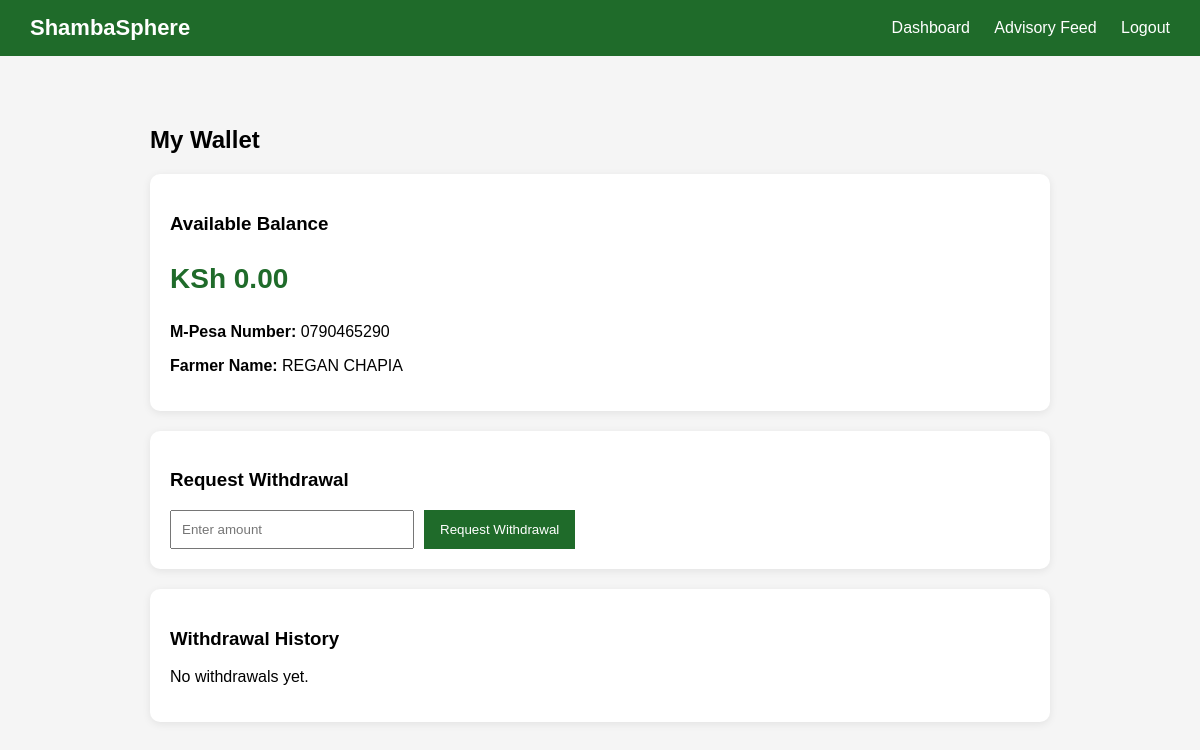
The app's page /wallet/ (signed in), older data.
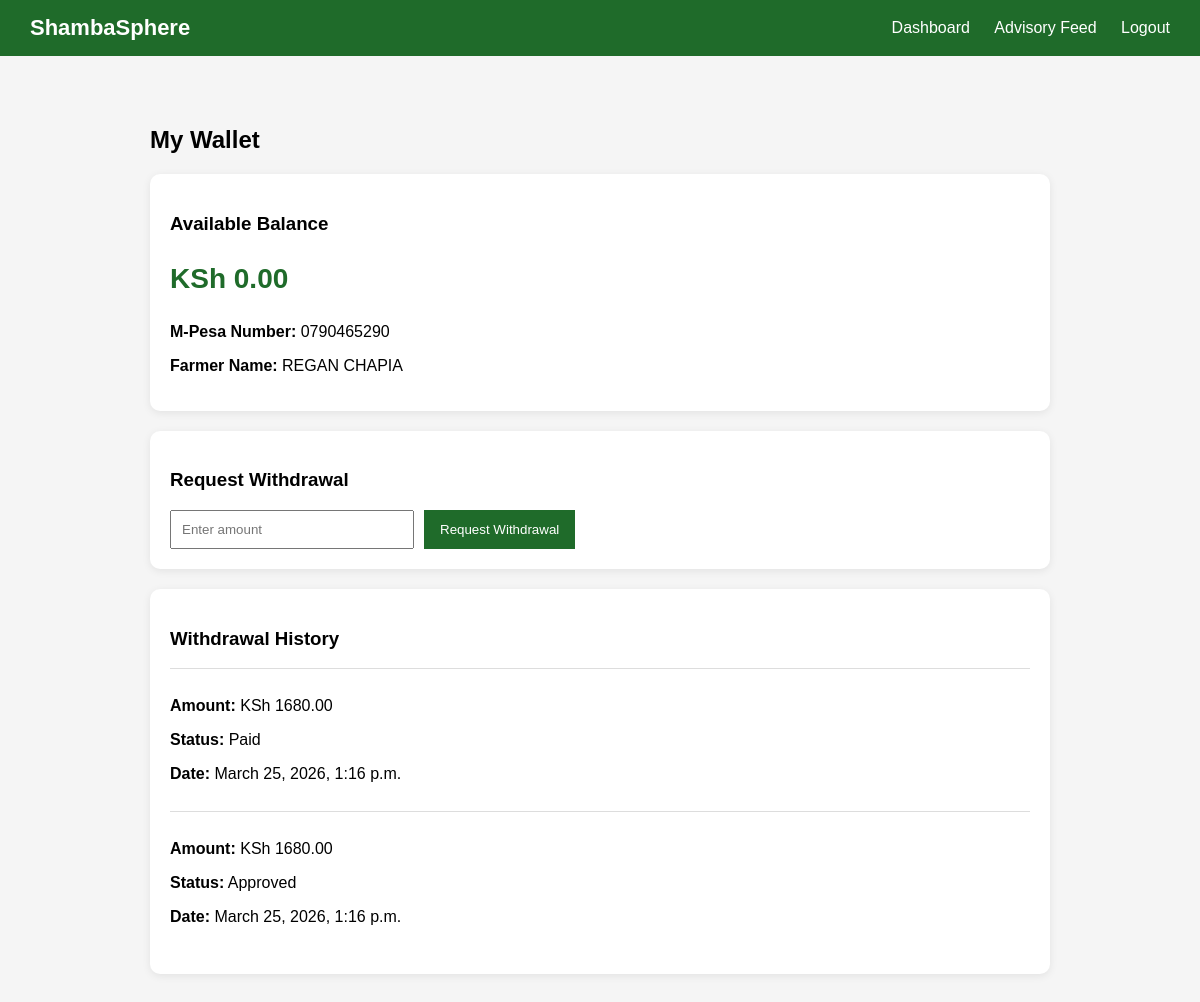
The same page, newer data.
### myapp/models.py (models this page shows, shortened)
class Withdrawal(models.Model):
    farmer = models.ForeignKey(FarmerProfile, on_delete=models.CASCADE)
    amount = models.DecimalField(max_digits=10, decimal_places=2)
    status = models.CharField(
        max_length=20,
        choices=[
            ("Pending", "Pending"),
            ("Approved", "Approved"),
            ("Paid", "Paid"),
        ],
        default="Pending"
    )
    created_at = models.DateTimeField(auto_now_add=True)

### myapp/views.py (the view)
# urls.py: path('wallet/', views.wallet_view, name='wallet_view'),
@login_required
def wallet_view(request):
    farmer = FarmerProfile.objects.get(user=request.user)
    withdrawals = Withdrawal.objects.filter(farmer=farmer).order_by("-created_at")
    context = {
        "farmer": farmer,
        "withdrawals": withdrawals,
    }
    return render(request, "wallet.html", context)

### myapp/templates/wallet.html (shortened to what this page needs)
{% load static %}
<!DOCTYPE html>
<html lang="en">
<head>
    <link rel="stylesheet" href="{% static 'css/wallet.css' %}">
</head>
<body>
<header>
    <div class="logo">ShambaSphere</div>
    <nav>
        <a href="{% url 'farmer_dashboard' %}">Dashboard</a>
        <a href="{% url 'advisory_feed' %}">Advisory Feed</a>
        <a href="{% url 'logout' %}">Logout</a>
    </nav>
</header>
<section class="wallet-container">
    <h2>My Wallet</h2>
    <div class="wallet-card">
        <h3>Available Balance</h3>
        <p class="balance">KSh {{ farmer.balance }}</p>
        <p><strong>M-Pesa Number:</strong> {{ farmer.phone }}</p>
        <p><strong>Farmer Name:</strong> {{ farmer.user.first_name }} {{ farmer.user.last_name }}</p>
    </div>
    <div class="withdraw-card">
        <h3>Request Withdrawal</h3>
        <form method="POST" action="{% url 'request_withdrawal' %}">
            <input type="number" name="amount" step="0.01" placeholder="Enter amount" required>
            <button type="submit">Request Withdrawal</button>
        </form>
    </div>
    <div class="history-card">
        <h3>Withdrawal History</h3>
        {% for withdrawal in withdrawals %}
        <div class="history-item">
            <p><strong>Amount:</strong> KSh {{ withdrawal.amount }}</p>
            <p><strong>Status:</strong> {{ withdrawal.status }}</p>
            <p><strong>Date:</strong> {{ withdrawal.created_at }}</p>
        </div>
        {% empty %}
        <p>No withdrawals yet.</p>
        {% endfor %}
    </div>
</section>
</body>
</html>

Row changes from the older to the newer data that the page shows:
added Withdrawal: amount "1680.00", status "Paid", created_at "March 25, 2026, 1:16 p.m."
added Withdrawal: amount "1680.00", status "Approved", created_at "March 25, 2026, 1:16 p.m."
Text that changed along with them:
text no longer shown: "No withdrawals yet."
